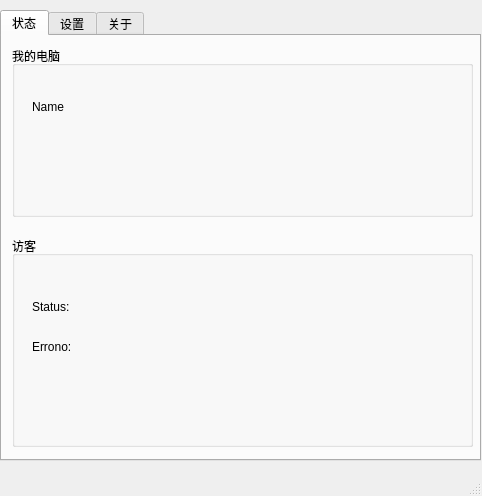
<?xml version="1.0" encoding="UTF-8"?>
<ui version="4.0">
 <class>mouseassistantClass</class>
 <widget class="QMainWindow" name="mouseassistantClass">
  <property name="enabled">
   <bool>true</bool>
  </property>
  <property name="geometry">
   <rect>
    <x>0</x>
    <y>0</y>
    <width>482</width>
    <height>496</height>
   </rect>
  </property>
  <property name="sizePolicy">
   <sizepolicy hsizetype="Fixed" vsizetype="Fixed">
    <horstretch>0</horstretch>
    <verstretch>0</verstretch>
   </sizepolicy>
  </property>
  <property name="maximumSize">
   <size>
    <width>482</width>
    <height>496</height>
   </size>
  </property>
  <property name="windowTitle">
   <string>mouseassistant</string>
  </property>
  <widget class="QWidget" name="centralWidget">
   <widget class="QTabWidget" name="tabWidget">
    <property name="geometry">
     <rect>
      <x>0</x>
      <y>10</y>
      <width>481</width>
      <height>451</height>
     </rect>
    </property>
    <property name="currentIndex">
     <number>0</number>
    </property>
    <widget class="QWidget" name="tab">
     <attribute name="title">
      <string>状态</string>
     </attribute>
     <widget class="QGroupBox" name="groupBox">
      <property name="geometry">
       <rect>
        <x>10</x>
        <y>10</y>
        <width>461</width>
        <height>171</height>
       </rect>
      </property>
      <property name="title">
       <string>我的电脑</string>
      </property>
      <widget class="QLabel" name="label_6">
       <property name="geometry">
        <rect>
         <x>20</x>
         <y>50</y>
         <width>421</width>
         <height>21</height>
        </rect>
       </property>
       <property name="text">
        <string>Name</string>
       </property>
      </widget>
     </widget>
     <widget class="QGroupBox" name="groupBox_2">
      <property name="geometry">
       <rect>
        <x>10</x>
        <y>200</y>
        <width>461</width>
        <height>211</height>
       </rect>
      </property>
      <property name="title">
       <string>访客</string>
      </property>
      <widget class="QLabel" name="label_7">
       <property name="geometry">
        <rect>
         <x>20</x>
         <y>60</y>
         <width>421</width>
         <height>21</height>
        </rect>
       </property>
       <property name="text">
        <string>Status:</string>
       </property>
      </widget>
      <widget class="QLabel" name="label_8">
       <property name="geometry">
        <rect>
         <x>20</x>
         <y>100</y>
         <width>421</width>
         <height>21</height>
        </rect>
       </property>
       <property name="text">
        <string>Errono:</string>
       </property>
      </widget>
     </widget>
    </widget>
    <widget class="QWidget" name="tab_2">
     <attribute name="title">
      <string>设置</string>
     </attribute>
     <widget class="QGroupBox" name="groupBox_3">
      <property name="geometry">
       <rect>
        <x>10</x>
        <y>10</y>
        <width>451</width>
        <height>171</height>
       </rect>
      </property>
      <property name="title">
       <string>通用</string>
      </property>
      <widget class="QCheckBox" name="checkBox">
       <property name="geometry">
        <rect>
         <x>20</x>
         <y>30</y>
         <width>311</width>
         <height>31</height>
        </rect>
       </property>
       <property name="text">
        <string>系统启动时自动运行</string>
       </property>
      </widget>
      <widget class="QCheckBox" name="checkBox_2">
       <property name="geometry">
        <rect>
         <x>20</x>
         <y>80</y>
         <width>291</width>
         <height>31</height>
        </rect>
       </property>
       <property name="text">
        <string>程序启动时显示地址</string>
       </property>
      </widget>
     </widget>
     <widget class="QGroupBox" name="groupBox_4">
      <property name="geometry">
       <rect>
        <x>10</x>
        <y>200</y>
        <width>451</width>
        <height>171</height>
       </rect>
      </property>
      <property name="title">
       <string>密码管理</string>
      </property>
      <widget class="QLabel" name="label">
       <property name="geometry">
        <rect>
         <x>20</x>
         <y>30</y>
         <width>101</width>
         <height>31</height>
        </rect>
       </property>
       <property name="text">
        <string>输入密码</string>
       </property>
      </widget>
      <widget class="QLabel" name="label_2">
       <property name="geometry">
        <rect>
         <x>20</x>
         <y>70</y>
         <width>101</width>
         <height>31</height>
        </rect>
       </property>
       <property name="text">
        <string>再次输入</string>
       </property>
      </widget>
      <widget class="QLineEdit" name="lineEdit">
       <property name="geometry">
        <rect>
         <x>130</x>
         <y>30</y>
         <width>271</width>
         <height>25</height>
        </rect>
       </property>
      </widget>
      <widget class="QLineEdit" name="lineEdit_2">
       <property name="geometry">
        <rect>
         <x>130</x>
         <y>70</y>
         <width>271</width>
         <height>25</height>
        </rect>
       </property>
      </widget>
      <widget class="QPushButton" name="pushButton">
       <property name="geometry">
        <rect>
         <x>290</x>
         <y>110</y>
         <width>112</width>
         <height>34</height>
        </rect>
       </property>
       <property name="text">
        <string>重  置</string>
       </property>
      </widget>
      <widget class="QPushButton" name="pushButton_3">
       <property name="geometry">
        <rect>
         <x>150</x>
         <y>110</y>
         <width>112</width>
         <height>34</height>
        </rect>
       </property>
       <property name="text">
        <string>发  送</string>
       </property>
      </widget>
     </widget>
    </widget>
    <widget class="QWidget" name="tab_3">
     <attribute name="title">
      <string>关于</string>
     </attribute>
     <widget class="QGroupBox" name="groupBox_5">
      <property name="geometry">
       <rect>
        <x>10</x>
        <y>10</y>
        <width>451</width>
        <height>181</height>
       </rect>
      </property>
      <property name="title">
       <string>版本信息</string>
      </property>
      <widget class="QLabel" name="label_3">
       <property name="geometry">
        <rect>
         <x>20</x>
         <y>30</y>
         <width>241</width>
         <height>21</height>
        </rect>
       </property>
       <property name="text">
        <string>版本：V1.0.0</string>
       </property>
      </widget>
      <widget class="QLabel" name="label_4">
       <property name="geometry">
        <rect>
         <x>20</x>
         <y>70</y>
         <width>401</width>
         <height>21</height>
        </rect>
       </property>
       <property name="text">
        <string>公司：南京定唐科技有限公司</string>
       </property>
      </widget>
      <widget class="QLabel" name="label_5">
       <property name="geometry">
        <rect>
         <x>20</x>
         <y>110</y>
         <width>281</width>
         <height>21</height>
        </rect>
       </property>
       <property name="text">
        <string>保留所有权力</string>
       </property>
      </widget>
      <widget class="QPushButton" name="pushButton_2">
       <property name="geometry">
        <rect>
         <x>290</x>
         <y>140</y>
         <width>112</width>
         <height>34</height>
        </rect>
       </property>
       <property name="text">
        <string>检查更新</string>
       </property>
      </widget>
     </widget>
     <widget class="QGroupBox" name="groupBox_6">
      <property name="geometry">
       <rect>
        <x>10</x>
        <y>210</y>
        <width>441</width>
        <height>201</height>
       </rect>
      </property>
      <property name="title">
       <string>二维码</string>
      </property>
     </widget>
    </widget>
   </widget>
  </widget>
  <widget class="QStatusBar" name="statusBar"/>
 </widget>
 <layoutdefault spacing="6" margin="11"/>
 <resources>
  <include location="mouseassistant.qrc"/>
 </resources>
 <connections/>
</ui>
